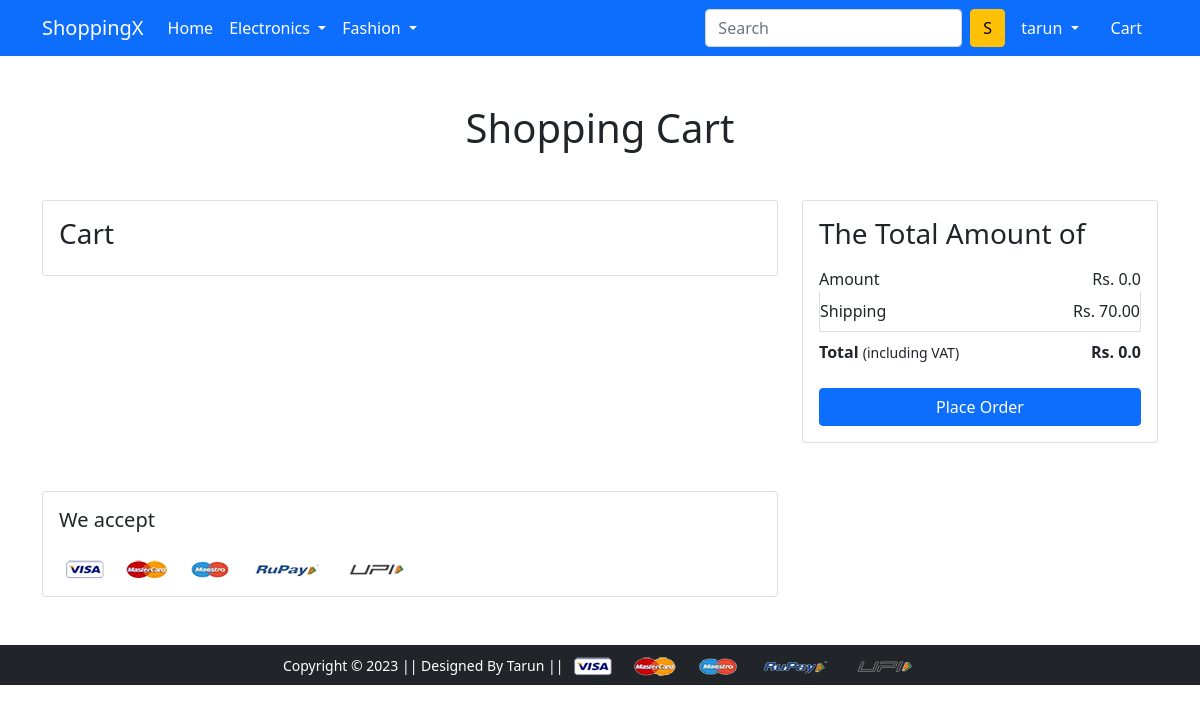
The app's page /cart/ (signed in), older data.
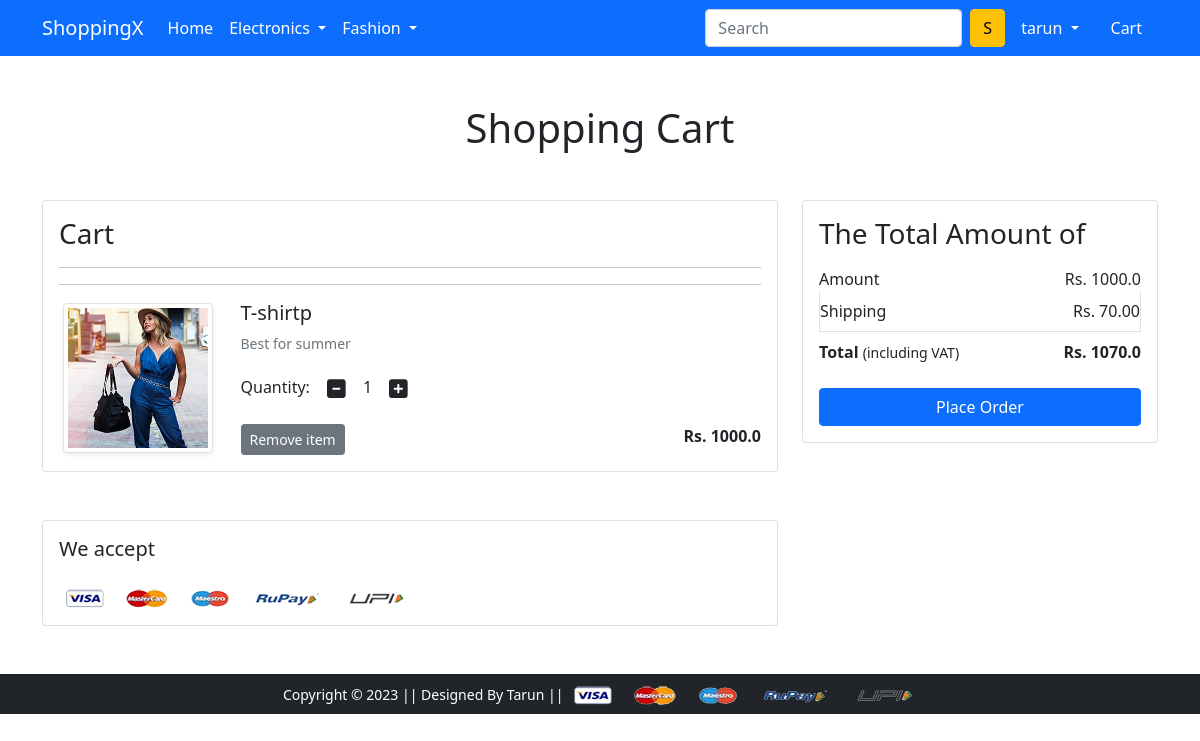
The same page, newer data.
### app/models.py (models this page shows, shortened)
class Cart(models.Model):
    user = models.ForeignKey(User, on_delete=models.CASCADE)
    product = models.ForeignKey(Product, on_delete=models.CASCADE)
    quantity = models.PositiveIntegerField(default=1)

class Product(models.Model):
    title = models.CharField(max_length=50)
    selling_price = models.FloatField()
    discounted_price = models.FloatField()
    description = models.CharField(max_length=50)
    brand= models.CharField(max_length=20,default='')
    category = models.CharField(choices=CATEGORIES_CHOICES, max_length=2)
    product_image = models.ImageField(upload_to='productimg')

### app/views.py (the view)
# urls.py: path('cart/', views.show_cart, name='show-cart'),
def show_cart(request):
    if request.user.is_authenticated:
        user=request.user
        cart= Cart.objects.filter(user=user)
        amount=0.0
        shipping_amount=70.0
        total_amount= 0.0
        cart_product= [p for p in Cart.objects.all() if p.user==user]
        if cart_product:
            for p in cart_product:
                tempamount = (p.quantity * p.product.discounted_price)
                amount+= tempamount
                total_amount= amount + shipping_amount
        return render(request,'app/addtocart.html',{'carts':cart,'amount':amount,'totalamount':total_amount})
    else:
        return render(request,'app/emptycart.html')

### app/templates/app/addtocart.html (shortened to what this page needs)
{% extends 'app/base.html' %}
 {% load static %}
{% block main-content %}
<div class="container my-5">
  <div class="row">
    <h1 class="text-center mb-5">Shopping Cart</h1>
    <div class="col-sm-8">
      <div class="card">
        <div class="card-body">
          <h3>Cart</h3>
          {% for cart in carts %}
          <hr>
          <hr>
          <div class="row">
            <div class="col-sm-3 text-center align-self-center">
              <img
                src="{{cart.product.product_image.url}}"
                alt=""
                srcset=""
                class="img-fluid img-thumbnail shadow-sm"
                height="150"
                width="150"
              />
            </div>
            <div class="col-sm-9">
              <div>
                <h5> {{cart.product.title}}p</h5>
                <p class="mb-2 text-muted small">
                 {{cart.product.description}}
                </p>
                <div class="my-3">
                  <label for="quantity">Quantity:</label>
                  <a class="minus-cart btn" pid="{{cart.product.id}}"><i class="fas fa-minus-square fa-lg"></i
                  ></a>
                  <span id="quantity">{{cart.quantity}}</span>
                  <a class="plus-cart btn" pid="{{cart.product.id}}"
                    ><i class="fas fa-plus-square fa-lg"></i
                  ></a>
                </div>
                <div class="d-flex justify-content-between">
                  <a href="{% url 'remove_item' cart.id %}" class="btn btn-sm btn-secondary mr-3" id='remove'>Remove item</a>
                  <p class="mb-0">
                    <span><strong>Rs. {{cart.product.discounted_price}}</strong></span>
                  </p>
                </div>
              </div>
            </div>
          </div>
          {% endfor %}
        </div>
      </div>
    </div>
    <div class="col-sm-4">
      <div class="card">
        <div class="card-body">
          <h3>The Total Amount of</h3>
          <ul class="list-group">
            <li
              class="list-group-item d-flex justify-content-between align-items-center border-0 px-0 pb-0"
            >
              Amount<span>Rs. <span id='amount'>{{amount}} </span></span>
            </li>
            <li
              class="list-group-item d-flex justify-content-between align-items-center px-0"
            >
              Shipping<span>Rs. 70.00</span>
            </li>
            <li
              class="list-group-item d-flex justify-content-between align-items-center border-0 px-0 mb-3"
            >
              <div><strong>Total</strong> <small>(including VAT)</small></div>
              <span><strong>Rs. <strong id='totalamount'>{{totalamount}}</strong></strong></span>
            </li>
          </ul>
          <div class="d-grid">
            <a href="{% url 'checkout' %}" class="btn btn-primary"
              >Place Order</a
            >
          </div>
        </div>
      </div>
    </div>
  </div>
</div>
<div class="container">
  <div class="row">
    <div class="col-sm-8">
      <div class="card">
        <div class="card-body">
          <h5 class="mb-4">We accept</h5>
          <img
            src="{% static 'app/images/payment.png' %}"
            alt=""
            class="img-fluid"
          />
        </div>
      </div>
    </div>
  </div>
</div>
{% endblock main-content %}

Row changes from the older to the newer data that the page shows:
added Cart: product.product_image (picture), product "T-shirt", product.description "Best for summer", quantity "1", product.discounted_price "1000.0"
Text that changed along with them:
{{ amount }}: "0.0" → "1000.0"
{{ totalamount }}: "0.0" → "1070.0"
